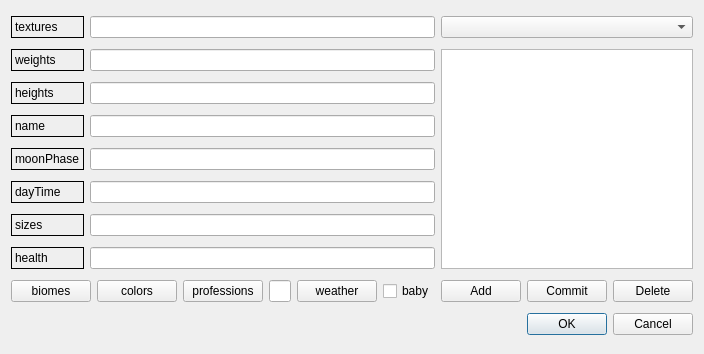
<?xml version="1.0" encoding="UTF-8"?>
<ui version="4.0">
 <class>Dialog</class>
 <widget class="QDialog" name="Dialog">
  <property name="geometry">
   <rect>
    <x>0</x>
    <y>0</y>
    <width>696</width>
    <height>354</height>
   </rect>
  </property>
  <property name="windowTitle">
   <string>Dialog</string>
  </property>
  <property name="autoFillBackground">
   <bool>false</bool>
  </property>
  <property name="styleSheet">
   <string notr="true"/>
  </property>
  <layout class="QGridLayout" name="gridLayout">
   <item row="0" column="0">
    <widget class="QLabel" name="textureslabel">
     <property name="frameShape">
      <enum>QFrame::Box</enum>
     </property>
     <property name="text">
      <string>textures</string>
     </property>
    </widget>
   </item>
   <item row="0" column="1" colspan="6">
    <widget class="QLineEdit" name="texturesinput"/>
   </item>
   <item row="0" column="7" colspan="3">
    <widget class="QComboBox" name="entityinput"/>
   </item>
   <item row="1" column="0">
    <widget class="QLabel" name="weightslabel">
     <property name="frameShape">
      <enum>QFrame::Box</enum>
     </property>
     <property name="text">
      <string>weights</string>
     </property>
    </widget>
   </item>
   <item row="1" column="1" colspan="6">
    <widget class="QLineEdit" name="weightsinput"/>
   </item>
   <item row="1" column="7" rowspan="7" colspan="3">
    <widget class="QListWidget" name="paragraphsview"/>
   </item>
   <item row="2" column="0">
    <widget class="QLabel" name="heightslabel">
     <property name="frameShape">
      <enum>QFrame::Box</enum>
     </property>
     <property name="text">
      <string>heights</string>
     </property>
    </widget>
   </item>
   <item row="2" column="1" colspan="6">
    <widget class="QLineEdit" name="heightsinput"/>
   </item>
   <item row="3" column="0">
    <widget class="QLabel" name="namelabel">
     <property name="frameShape">
      <enum>QFrame::Box</enum>
     </property>
     <property name="text">
      <string>name</string>
     </property>
    </widget>
   </item>
   <item row="3" column="1" colspan="6">
    <widget class="QLineEdit" name="nameinput"/>
   </item>
   <item row="4" column="0">
    <widget class="QLabel" name="moonlabel">
     <property name="frameShape">
      <enum>QFrame::Box</enum>
     </property>
     <property name="text">
      <string>moonPhase</string>
     </property>
    </widget>
   </item>
   <item row="4" column="1" colspan="6">
    <widget class="QLineEdit" name="mooninput"/>
   </item>
   <item row="5" column="0">
    <widget class="QLabel" name="timelabel">
     <property name="frameShape">
      <enum>QFrame::Box</enum>
     </property>
     <property name="text">
      <string>dayTime</string>
     </property>
    </widget>
   </item>
   <item row="5" column="1" colspan="6">
    <widget class="QLineEdit" name="timeinput"/>
   </item>
   <item row="6" column="0">
    <widget class="QLabel" name="sizeslabel">
     <property name="frameShape">
      <enum>QFrame::Box</enum>
     </property>
     <property name="text">
      <string>sizes</string>
     </property>
    </widget>
   </item>
   <item row="6" column="1" colspan="6">
    <widget class="QLineEdit" name="sizesinput"/>
   </item>
   <item row="7" column="0">
    <widget class="QLabel" name="healthlabel">
     <property name="frameShape">
      <enum>QFrame::Box</enum>
     </property>
     <property name="text">
      <string>health</string>
     </property>
    </widget>
   </item>
   <item row="7" column="1" colspan="6">
    <widget class="QLineEdit" name="healthinput"/>
   </item>
   <item row="8" column="0" colspan="2">
    <widget class="QPushButton" name="biomesbutton">
     <property name="text">
      <string>biomes</string>
     </property>
    </widget>
   </item>
   <item row="8" column="2">
    <widget class="QPushButton" name="colorsbutton">
     <property name="text">
      <string>colors</string>
     </property>
    </widget>
   </item>
   <item row="8" column="3">
    <widget class="QPushButton" name="professionsbutton">
     <property name="text">
      <string>professions</string>
     </property>
    </widget>
   </item>
   <item row="8" column="4">
    <widget class="QLineEdit" name="levelinput"/>
   </item>
   <item row="8" column="5">
    <widget class="QPushButton" name="weatherbutton">
     <property name="text">
      <string>weather</string>
     </property>
    </widget>
   </item>
   <item row="8" column="6">
    <widget class="QCheckBox" name="c_baby">
     <property name="text">
      <string>baby</string>
     </property>
    </widget>
   </item>
   <item row="8" column="7">
    <widget class="QPushButton" name="addbutton">
     <property name="styleSheet">
      <string notr="true"/>
     </property>
     <property name="text">
      <string>Add</string>
     </property>
    </widget>
   </item>
   <item row="8" column="8">
    <widget class="QPushButton" name="commitbutton">
     <property name="styleSheet">
      <string notr="true"/>
     </property>
     <property name="text">
      <string>Commit</string>
     </property>
    </widget>
   </item>
   <item row="8" column="9">
    <widget class="QPushButton" name="deletebutton">
     <property name="text">
      <string>Delete</string>
     </property>
    </widget>
   </item>
   <item row="9" column="5" colspan="5">
    <widget class="QDialogButtonBox" name="buttonBox">
     <property name="orientation">
      <enum>Qt::Horizontal</enum>
     </property>
     <property name="standardButtons">
      <set>QDialogButtonBox::Cancel|QDialogButtonBox::Ok</set>
     </property>
    </widget>
   </item>
  </layout>
 </widget>
 <resources/>
 <connections>
  <connection>
   <sender>buttonBox</sender>
   <signal>accepted()</signal>
   <receiver>Dialog</receiver>
   <slot>accept()</slot>
   <hints>
    <hint type="sourcelabel">
     <x>248</x>
     <y>254</y>
    </hint>
    <hint type="destinationlabel">
     <x>157</x>
     <y>274</y>
    </hint>
   </hints>
  </connection>
  <connection>
   <sender>buttonBox</sender>
   <signal>rejected()</signal>
   <receiver>Dialog</receiver>
   <slot>reject()</slot>
   <hints>
    <hint type="sourcelabel">
     <x>316</x>
     <y>260</y>
    </hint>
    <hint type="destinationlabel">
     <x>286</x>
     <y>274</y>
    </hint>
   </hints>
  </connection>
 </connections>
</ui>
